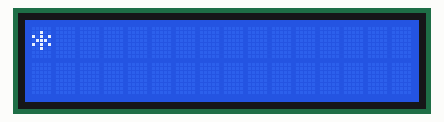
Bench run of a sketch on a simulated Arduino Uno, built with avr-gcc and run on an emulated ATmega328P. On the bench: 16×2 character LCD.

Above: at 0.16 s.
At 0.96 s:
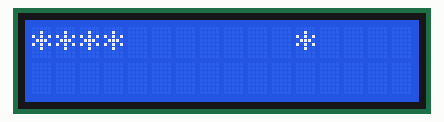
At 1.86 s:
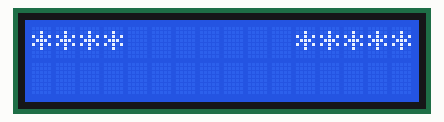
At 10.56 s:
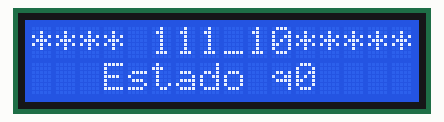
At 19.0 s:
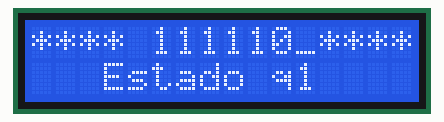
At 36.8 s:
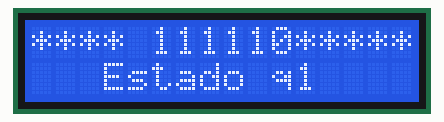

Measured:
- what the display in image 2 shows lasts 0.4 s, from 1.7 s to 2.1 s
- what the display in image 4 shows lasts 0.9 s, from 19.0 s to 19.9 s
- what the display in image 5 shows lasts 1.2 s, from 36.7 s to 37.9 s

The sketch:

MaquinaTuring1.ino
```cpp
#include <LiquidCrystal.h>
const int rs = 12, en = 11, d4 = 5, d5 = 4, d6 = 3, d7 = 2;
LiquidCrystal lcd(rs, en, d4, d5, d6, d7);

const int numRows = 2;
const int numCols = 16;

char arreglo[]={' ','1','1','1','1','1','0','$'};
int longitud = sizeof(arreglo);
int mitad1 = numCols-longitud;
int mitad = mitad1/2;
int pointer = mitad1/2;
int pointerPin = 8;
int indice = 0;
int first = 0;
int counterP = 0;
int estado = 0;
int i = 0;
int limit = strlen(arreglo);

void setup() {
  lcd.begin(numCols, numRows);
  pinMode(pointerPin, INPUT);
}


void loop() {
  if(estado!=2){
  	//if(first ==0){
		llenarLCD();
  		leerArreglo();
    	calculos();
    	first=1;
  	//}

  	leerArreglo();

  	printEstado();
  	mueveCursor();

  	leerArreglo();
  }else{
  	lcd.setCursor(3,1);
  	lcd.print("Aceptado!");
  }
}


void llenarLCD(){
  for (int thisCol = 0; thisCol < mitad; thisCol++) {
        lcd.setCursor(thisCol, 0);
        lcd.write('*');
        delay(200);
      }
  for (int thisCol = mitad+longitud-1; thisCol <= numCols; thisCol++) {
        lcd.setCursor(thisCol, 0);
        lcd.write('*');
        delay(200);
      }
}

void leerArreglo(){
	for(int thisChar=mitad; thisChar<(longitud+mitad); thisChar++){
    lcd.setCursor(thisChar,0);
      if(arreglo[indice]!='$'){
      	lcd.write(arreglo[indice]);
      }
    indice++;
    if(indice==(longitud)){
      indice=0;
    }
  }
}

void mueveCursor(){
  if(counterP < 1){
    counterP++;
    if(counterP==1){
    	pointer++;
      if(pointer==mitad+longitud){
      	pointer--;
      }
      counterP=0;
    }
  }
}

void calculos(){
  if(i <= limit){
        char x = arreglo[i];
    	lcd.setCursor(i+mitad,0);
  		lcd.write('_');
  		delay(100);
        if(estado == 0){
                if(x == '1' || x == '0'||x == ' '){
                    estado = 0;
                    i++;
                }else if(x == '$'){
                    estado = 1;
                }
        }
        else if(estado == 1){
          if(i >= limit-2){
                    i--;
          }
                //printf("n: %d\n",i);
                if (x == '1' ){
                    arreglo[i] = '0';
                  	leerArreglo();

                    i--;
                }else if(x == '0' || x==' '){
                    arreglo[i] = '1';
                  	leerArreglo();
                  	estado=2;
                }
        }

    }


}

void printEstado(){
	lcd.setCursor(3,1);
  	lcd.print("Estado q");
  	lcd.setCursor(11,1);
  	lcd.print(estado);
}
```

mt.c
```cpp
#include <stdio.h>
#include <string.h>
#include <stdlib.h>
int main(){
    char binNumber[] = {" 11"};
    printf("Valor Actual: %s\n", binNumber);
    // char x = binNumber[1];
    // printf("%c\n", x);
    // if(x == '0')
    //     printf("simon\n");


    int estado = 0;
    int i = 0;
    int limit = strlen(binNumber);
    while(i <= limit){
        //printf("%d\n",i);
        char x = binNumber[i];

        if(estado == 0){
                if(x == '1' || x == '0'||x == ' '){
                    estado = 0;
                    i++;
                }else if(x == '\0'){
                    estado = 1;

                }
        }
        else if(estado == 1){
                if(i == limit)
                    i--;
                //printf("n: %d\n",i);
                if (x == '1' ){
                    binNumber[i] = '0';
                    i--;
                }else if(x == '0' || x==' '){
                    binNumber[i] = '1';
                    break;
                }
        }

    }
    printf("Nuevo valor: %s\n", binNumber);
    return 0;
}
```
